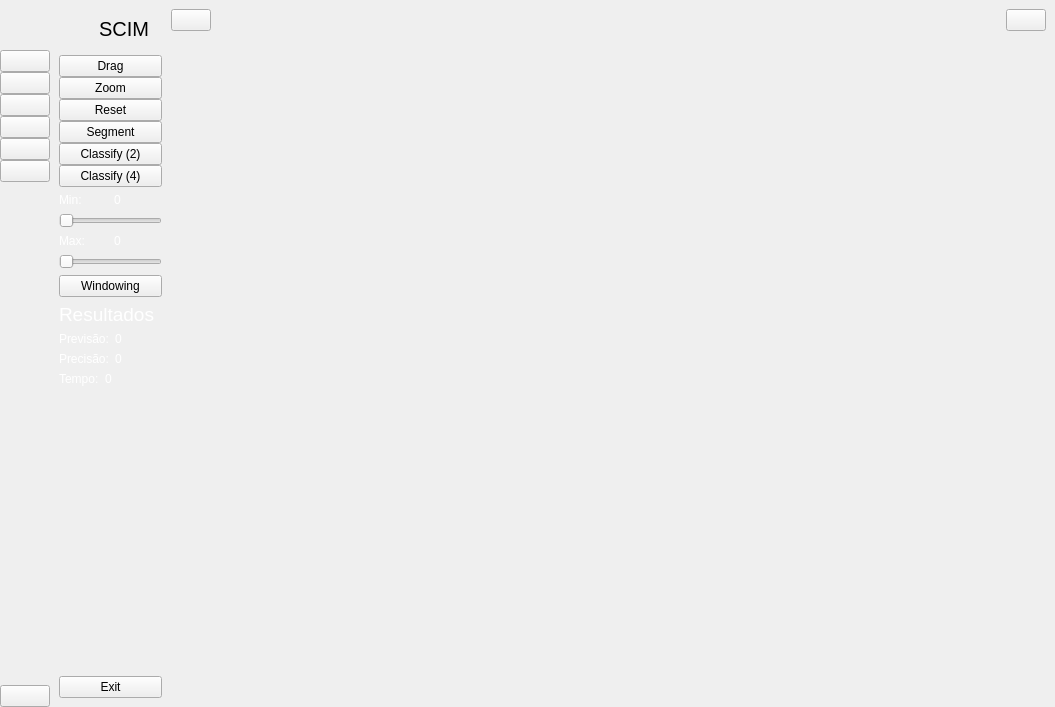
<?xml version="1.0" encoding="UTF-8"?>
<ui version="4.0">
 <class>MainWindow</class>
 <widget class="QMainWindow" name="MainWindow">
  <property name="geometry">
   <rect>
    <x>0</x>
    <y>0</y>
    <width>1055</width>
    <height>707</height>
   </rect>
  </property>
  <property name="windowTitle">
   <string>MainWindow</string>
  </property>
  <widget class="QWidget" name="centralwidget">
   <layout class="QGridLayout" name="gridLayout">
    <property name="leftMargin">
     <number>0</number>
    </property>
    <property name="topMargin">
     <number>0</number>
    </property>
    <property name="rightMargin">
     <number>0</number>
    </property>
    <property name="bottomMargin">
     <number>0</number>
    </property>
    <property name="spacing">
     <number>0</number>
    </property>
    <item row="0" column="0">
     <widget class="QWidget" name="icon_only_widget" native="true">
      <layout class="QVBoxLayout" name="verticalLayout_3">
       <property name="spacing">
        <number>0</number>
       </property>
       <property name="leftMargin">
        <number>0</number>
       </property>
       <property name="topMargin">
        <number>0</number>
       </property>
       <property name="rightMargin">
        <number>0</number>
       </property>
       <property name="bottomMargin">
        <number>0</number>
       </property>
       <item>
        <layout class="QHBoxLayout" name="horizontalLayout_3">
         <item>
          <widget class="QLabel" name="logo_label_1">
           <property name="minimumSize">
            <size>
             <width>50</width>
             <height>50</height>
            </size>
           </property>
           <property name="maximumSize">
            <size>
             <width>50</width>
             <height>50</height>
            </size>
           </property>
           <property name="text">
            <string/>
           </property>
           <property name="pixmap">
            <pixmap resource="resource.qrc">:/icon/icon/virus_check_mark_rib_cage_xray_icon_142198.ico</pixmap>
           </property>
           <property name="scaledContents">
            <bool>true</bool>
           </property>
          </widget>
         </item>
        </layout>
       </item>
       <item>
        <layout class="QVBoxLayout" name="verticalLayout">
         <property name="spacing">
          <number>0</number>
         </property>
         <item>
          <widget class="QPushButton" name="home_btn_1">
           <property name="text">
            <string/>
           </property>
           <property name="icon">
            <iconset resource="resource.qrc">
             <normaloff>:/icon/icon/drag-gray.ico</normaloff>
             <normalon>:/icon/icon/drag-white.ico</normalon>:/icon/icon/drag-gray.ico</iconset>
           </property>
           <property name="iconSize">
            <size>
             <width>25</width>
             <height>25</height>
            </size>
           </property>
           <property name="checkable">
            <bool>true</bool>
           </property>
           <property name="autoExclusive">
            <bool>true</bool>
           </property>
          </widget>
         </item>
         <item>
          <widget class="QPushButton" name="dashborad_btn_1">
           <property name="text">
            <string/>
           </property>
           <property name="icon">
            <iconset resource="resource.qrc">
             <normaloff>:/icon/icon/zoom-gray.ico</normaloff>
             <normalon>:/icon/icon/zoom-white.ico</normalon>:/icon/icon/zoom-gray.ico</iconset>
           </property>
           <property name="iconSize">
            <size>
             <width>25</width>
             <height>25</height>
            </size>
           </property>
           <property name="checkable">
            <bool>true</bool>
           </property>
           <property name="autoExclusive">
            <bool>true</bool>
           </property>
          </widget>
         </item>
         <item>
          <widget class="QPushButton" name="dashborad_btn_3">
           <property name="text">
            <string/>
           </property>
           <property name="icon">
            <iconset resource="resource.qrc">
             <normaloff>:/icon/icon/reset-undo-arrow-icon-149006.ico</normaloff>:/icon/icon/reset-undo-arrow-icon-149006.ico</iconset>
           </property>
           <property name="iconSize">
            <size>
             <width>18</width>
             <height>18</height>
            </size>
           </property>
           <property name="checkable">
            <bool>true</bool>
           </property>
           <property name="autoExclusive">
            <bool>true</bool>
           </property>
          </widget>
         </item>
         <item>
          <widget class="QPushButton" name="dashborad_btn_4">
           <property name="text">
            <string/>
           </property>
           <property name="icon">
            <iconset>
             <normaloff>:/icon/fullcut-cut-scissors-4720.ico</normaloff>:/icon/fullcut-cut-scissors-4720.ico</iconset>
           </property>
           <property name="iconSize">
            <size>
             <width>20</width>
             <height>20</height>
            </size>
           </property>
           <property name="checkable">
            <bool>true</bool>
           </property>
           <property name="autoExclusive">
            <bool>true</bool>
           </property>
          </widget>
         </item>
         <item>
          <widget class="QPushButton" name="dashborad_btn_5">
           <property name="text">
            <string/>
           </property>
           <property name="icon">
            <iconset>
             <normaloff>:/icon/class-data-icon-215939.ico</normaloff>:/icon/class-data-icon-215939.ico</iconset>
           </property>
           <property name="iconSize">
            <size>
             <width>25</width>
             <height>25</height>
            </size>
           </property>
           <property name="checkable">
            <bool>true</bool>
           </property>
           <property name="autoExclusive">
            <bool>true</bool>
           </property>
          </widget>
         </item>
         <item>
          <widget class="QPushButton" name="dashborad_btn_6">
           <property name="text">
            <string/>
           </property>
           <property name="icon">
            <iconset>
             <normaloff>:/icon/class-data-icon-215939.ico</normaloff>:/icon/class-data-icon-215939.ico</iconset>
           </property>
           <property name="iconSize">
            <size>
             <width>25</width>
             <height>25</height>
            </size>
           </property>
           <property name="checkable">
            <bool>true</bool>
           </property>
           <property name="autoExclusive">
            <bool>true</bool>
           </property>
          </widget>
         </item>
        </layout>
       </item>
       <item>
        <spacer name="verticalSpacer">
         <property name="orientation">
          <enum>Qt::Vertical</enum>
         </property>
         <property name="sizeHint" stdset="0">
          <size>
           <width>20</width>
           <height>375</height>
          </size>
         </property>
        </spacer>
       </item>
       <item>
        <widget class="QPushButton" name="exit_btn_1">
         <property name="text">
          <string/>
         </property>
         <property name="icon">
          <iconset resource="resource.qrc">
           <normaloff>:/icon/icon/close-window-64.ico</normaloff>
           <normalon>:/icon/close-window-64.ico</normalon>:/icon/icon/close-window-64.ico</iconset>
         </property>
         <property name="iconSize">
          <size>
           <width>20</width>
           <height>20</height>
          </size>
         </property>
        </widget>
       </item>
      </layout>
     </widget>
    </item>
    <item row="0" column="1">
     <widget class="QWidget" name="full_menu_widget" native="true">
      <property name="maximumSize">
       <size>
        <width>121</width>
        <height>16777215</height>
       </size>
      </property>
      <layout class="QVBoxLayout" name="verticalLayout_7">
       <item>
        <layout class="QHBoxLayout" name="horizontalLayout_2">
         <property name="spacing">
          <number>0</number>
         </property>
         <item>
          <widget class="QLabel" name="logo_label_2">
           <property name="minimumSize">
            <size>
             <width>40</width>
             <height>40</height>
            </size>
           </property>
           <property name="maximumSize">
            <size>
             <width>40</width>
             <height>40</height>
            </size>
           </property>
           <property name="text">
            <string/>
           </property>
           <property name="pixmap">
            <pixmap resource="resource.qrc">:/icon/icon/virus_check_mark_rib_cage_xray_icon_142198.ico</pixmap>
           </property>
           <property name="scaledContents">
            <bool>true</bool>
           </property>
          </widget>
         </item>
         <item>
          <widget class="QLabel" name="logo_label_3">
           <property name="font">
            <font>
             <pointsize>15</pointsize>
            </font>
           </property>
           <property name="text">
            <string>SCIM</string>
           </property>
          </widget>
         </item>
        </layout>
       </item>
       <item>
        <layout class="QVBoxLayout" name="verticalLayout_2">
         <property name="spacing">
          <number>0</number>
         </property>
         <item>
          <widget class="QPushButton" name="home_btn_2">
           <property name="text">
            <string>Drag</string>
           </property>
           <property name="icon">
            <iconset resource="resource.qrc">
             <normaloff>:/icon/icon/drag-gray.ico</normaloff>
             <normalon>:/icon/icon/drag-white.ico</normalon>:/icon/icon/drag-gray.ico</iconset>
           </property>
           <property name="iconSize">
            <size>
             <width>20</width>
             <height>20</height>
            </size>
           </property>
           <property name="checkable">
            <bool>true</bool>
           </property>
           <property name="autoExclusive">
            <bool>true</bool>
           </property>
          </widget>
         </item>
         <item>
          <widget class="QPushButton" name="dashborad_btn_2">
           <property name="text">
            <string>Zoom</string>
           </property>
           <property name="icon">
            <iconset resource="resource.qrc">
             <normaloff>:/icon/icon/zoom-gray.ico</normaloff>
             <normalon>:/icon/icon/zoom-white.ico</normalon>:/icon/icon/zoom-gray.ico</iconset>
           </property>
           <property name="iconSize">
            <size>
             <width>20</width>
             <height>20</height>
            </size>
           </property>
           <property name="checkable">
            <bool>true</bool>
           </property>
           <property name="autoExclusive">
            <bool>true</bool>
           </property>
          </widget>
         </item>
         <item>
          <widget class="QPushButton" name="reset_image">
           <property name="text">
            <string>Reset</string>
           </property>
           <property name="icon">
            <iconset resource="resource.qrc">
             <normaloff>:/icon/icon/reset-undo-arrow-icon-149006.ico</normaloff>
             <normalon>:/icon/reset-undo-arrow-icon-149006-white</normalon>:/icon/icon/reset-undo-arrow-icon-149006.ico</iconset>
           </property>
           <property name="iconSize">
            <size>
             <width>18</width>
             <height>18</height>
            </size>
           </property>
           <property name="checkable">
            <bool>true</bool>
           </property>
           <property name="autoExclusive">
            <bool>true</bool>
           </property>
          </widget>
         </item>
         <item>
          <widget class="QPushButton" name="segmentation">
           <property name="text">
            <string>Segment</string>
           </property>
           <property name="icon">
            <iconset>
             <normaloff>:/icon/fullcut-cut-scissors-4720.ico</normaloff>
             <normalon>:/icon/fullcut-cut-scissors-4720 (1).ico</normalon>:/icon/fullcut-cut-scissors-4720.ico</iconset>
           </property>
           <property name="checkable">
            <bool>true</bool>
           </property>
           <property name="autoExclusive">
            <bool>true</bool>
           </property>
          </widget>
         </item>
         <item>
          <widget class="QPushButton" name="classification">
           <property name="text">
            <string>Classify (2)</string>
           </property>
           <property name="icon">
            <iconset>
             <normaloff>:/icon/class-data-icon-215939.ico</normaloff>
             <normalon>:/icon/class-data-icon-215939 (1).ico</normalon>:/icon/class-data-icon-215939.ico</iconset>
           </property>
           <property name="checkable">
            <bool>true</bool>
           </property>
           <property name="autoExclusive">
            <bool>true</bool>
           </property>
          </widget>
         </item>
         <item>
          <widget class="QPushButton" name="classification_2">
           <property name="text">
            <string>Classify (4)</string>
           </property>
           <property name="icon">
            <iconset>
             <normaloff>:/icon/class-data-icon-215939.ico</normaloff>
             <normalon>:/icon/class-data-icon-215939 (1).ico</normalon>:/icon/class-data-icon-215939.ico</iconset>
           </property>
           <property name="checkable">
            <bool>true</bool>
           </property>
           <property name="autoExclusive">
            <bool>true</bool>
           </property>
          </widget>
         </item>
        </layout>
       </item>
       <item>
        <layout class="QVBoxLayout" name="verticalLayout_4">
         <item>
          <layout class="QHBoxLayout" name="horizontalLayout_5">
           <item>
            <widget class="QLabel" name="label_text_min">
             <property name="styleSheet">
              <string notr="true">color: white;</string>
             </property>
             <property name="text">
              <string>Min:</string>
             </property>
            </widget>
           </item>
           <item>
            <widget class="QLabel" name="label_min">
             <property name="styleSheet">
              <string notr="true">color: white;</string>
             </property>
             <property name="text">
              <string>0</string>
             </property>
            </widget>
           </item>
          </layout>
         </item>
         <item>
          <widget class="QSlider" name="horizontalSlider_min">
           <property name="maximum">
            <number>127</number>
           </property>
           <property name="pageStep">
            <number>1</number>
           </property>
           <property name="orientation">
            <enum>Qt::Horizontal</enum>
           </property>
           <property name="tickInterval">
            <number>1</number>
           </property>
          </widget>
         </item>
        </layout>
       </item>
       <item>
        <layout class="QVBoxLayout" name="verticalLayout_6">
         <item>
          <layout class="QHBoxLayout" name="horizontalLayout_6">
           <item>
            <widget class="QLabel" name="label_text_max">
             <property name="styleSheet">
              <string notr="true">color: white;</string>
             </property>
             <property name="text">
              <string>Max:</string>
             </property>
            </widget>
           </item>
           <item>
            <widget class="QLabel" name="label_max">
             <property name="styleSheet">
              <string notr="true">color: white;</string>
             </property>
             <property name="text">
              <string>0</string>
             </property>
            </widget>
           </item>
          </layout>
         </item>
         <item>
          <widget class="QSlider" name="horizontalSlider_max">
           <property name="minimum">
            <number>128</number>
           </property>
           <property name="maximum">
            <number>254</number>
           </property>
           <property name="pageStep">
            <number>1</number>
           </property>
           <property name="orientation">
            <enum>Qt::Horizontal</enum>
           </property>
           <property name="tickInterval">
            <number>1</number>
           </property>
          </widget>
         </item>
        </layout>
       </item>
       <item>
        <widget class="QPushButton" name="windowing">
         <property name="text">
          <string>Windowing</string>
         </property>
         <property name="checkable">
          <bool>true</bool>
         </property>
         <property name="autoExclusive">
          <bool>true</bool>
         </property>
        </widget>
       </item>
       <item>
        <widget class="QLabel" name="label_text_result">
         <property name="font">
          <font>
           <pointsize>14</pointsize>
          </font>
         </property>
         <property name="styleSheet">
          <string notr="true">color: white;</string>
         </property>
         <property name="text">
          <string>Resultados</string>
         </property>
         <property name="alignment">
          <set>Qt::AlignLeading|Qt::AlignLeft|Qt::AlignVCenter</set>
         </property>
        </widget>
       </item>
       <item>
        <layout class="QFormLayout" name="formLayout">
         <item row="0" column="1">
          <widget class="QLabel" name="accuracy">
           <property name="styleSheet">
            <string notr="true">color: white;</string>
           </property>
           <property name="text">
            <string>0</string>
           </property>
          </widget>
         </item>
         <item row="0" column="0">
          <widget class="QLabel" name="label_text_min_5">
           <property name="styleSheet">
            <string notr="true">color: white;</string>
           </property>
           <property name="text">
            <string>Previsão:</string>
           </property>
          </widget>
         </item>
        </layout>
       </item>
       <item>
        <layout class="QFormLayout" name="formLayout_2">
         <item row="0" column="0">
          <widget class="QLabel" name="label_text_min_6">
           <property name="styleSheet">
            <string notr="true">color: white;</string>
           </property>
           <property name="text">
            <string>Precisão:</string>
           </property>
          </widget>
         </item>
         <item row="0" column="1">
          <widget class="QLabel" name="precision">
           <property name="styleSheet">
            <string notr="true">color: white;</string>
           </property>
           <property name="text">
            <string>0</string>
           </property>
          </widget>
         </item>
        </layout>
       </item>
       <item>
        <layout class="QFormLayout" name="formLayout_3">
         <item row="0" column="0">
          <widget class="QLabel" name="label_text_min_7">
           <property name="styleSheet">
            <string notr="true">color: white;</string>
           </property>
           <property name="text">
            <string>Tempo:</string>
           </property>
          </widget>
         </item>
         <item row="0" column="1">
          <widget class="QLabel" name="f1score">
           <property name="styleSheet">
            <string notr="true">color: white;</string>
           </property>
           <property name="text">
            <string>0</string>
           </property>
          </widget>
         </item>
        </layout>
       </item>
       <item>
        <spacer name="verticalSpacer_2">
         <property name="orientation">
          <enum>Qt::Vertical</enum>
         </property>
         <property name="sizeHint" stdset="0">
          <size>
           <width>14</width>
           <height>269</height>
          </size>
         </property>
        </spacer>
       </item>
       <item>
        <widget class="QPushButton" name="exit_btn_2">
         <property name="text">
          <string>Exit</string>
         </property>
         <property name="icon">
          <iconset resource="resource.qrc">
           <normaloff>:/icon/icon/close-window-64.ico</normaloff>:/icon/icon/close-window-64.ico</iconset>
         </property>
         <property name="iconSize">
          <size>
           <width>14</width>
           <height>14</height>
          </size>
         </property>
        </widget>
       </item>
      </layout>
     </widget>
    </item>
    <item row="0" column="2">
     <widget class="QWidget" name="widget_3" native="true">
      <layout class="QVBoxLayout" name="verticalLayout_5">
       <property name="spacing">
        <number>0</number>
       </property>
       <property name="leftMargin">
        <number>0</number>
       </property>
       <property name="topMargin">
        <number>0</number>
       </property>
       <property name="rightMargin">
        <number>0</number>
       </property>
       <property name="bottomMargin">
        <number>0</number>
       </property>
       <item>
        <widget class="QWidget" name="widget" native="true">
         <property name="minimumSize">
          <size>
           <width>0</width>
           <height>40</height>
          </size>
         </property>
         <property name="maximumSize">
          <size>
           <width>16777215</width>
           <height>40</height>
          </size>
         </property>
         <layout class="QHBoxLayout" name="horizontalLayout_4">
          <property name="spacing">
           <number>0</number>
          </property>
          <property name="leftMargin">
           <number>0</number>
          </property>
          <property name="topMargin">
           <number>0</number>
          </property>
          <property name="rightMargin">
           <number>9</number>
          </property>
          <property name="bottomMargin">
           <number>0</number>
          </property>
          <item>
           <widget class="QPushButton" name="change_btn">
            <property name="text">
             <string/>
            </property>
            <property name="icon">
             <iconset resource="resource.qrc">
              <normaloff>:/icon/icon/menu-4-32.ico</normaloff>:/icon/icon/menu-4-32.ico</iconset>
            </property>
            <property name="iconSize">
             <size>
              <width>14</width>
              <height>14</height>
             </size>
            </property>
            <property name="checkable">
             <bool>true</bool>
            </property>
           </widget>
          </item>
          <item>
           <layout class="QHBoxLayout" name="horizontalLayout">
            <property name="spacing">
             <number>10</number>
            </property>
           </layout>
          </item>
          <item>
           <spacer name="horizontalSpacer_2">
            <property name="orientation">
             <enum>Qt::Horizontal</enum>
            </property>
            <property name="sizeHint" stdset="0">
             <size>
              <width>236</width>
              <height>20</height>
             </size>
            </property>
           </spacer>
          </item>
          <item>
           <widget class="QPushButton" name="user_btn">
            <property name="text">
             <string/>
            </property>
            <property name="icon">
             <iconset resource="resource.qrc">
              <normaloff>:/icon/icon/3643772-archive-archives-document-folder-open_113445.ico</normaloff>:/icon/icon/3643772-archive-archives-document-folder-open_113445.ico</iconset>
            </property>
           </widget>
          </item>
         </layout>
        </widget>
       </item>
       <item>
        <widget class="QWidget" name="widget_image" native="true"/>
       </item>
      </layout>
     </widget>
    </item>
   </layout>
  </widget>
 </widget>
 <resources>
  <include location="resource.qrc"/>
 </resources>
 <connections>
  <connection>
   <sender>change_btn</sender>
   <signal>toggled(bool)</signal>
   <receiver>icon_only_widget</receiver>
   <slot>setVisible(bool)</slot>
   <hints>
    <hint type="sourcelabel">
     <x>225</x>
     <y>29</y>
    </hint>
    <hint type="destinationlabel">
     <x>50</x>
     <y>362</y>
    </hint>
   </hints>
  </connection>
  <connection>
   <sender>change_btn</sender>
   <signal>toggled(bool)</signal>
   <receiver>full_menu_widget</receiver>
   <slot>setHidden(bool)</slot>
   <hints>
    <hint type="sourcelabel">
     <x>225</x>
     <y>31</y>
    </hint>
    <hint type="destinationlabel">
     <x>173</x>
     <y>257</y>
    </hint>
   </hints>
  </connection>
  <connection>
   <sender>home_btn_1</sender>
   <signal>toggled(bool)</signal>
   <receiver>home_btn_2</receiver>
   <slot>setChecked(bool)</slot>
   <hints>
    <hint type="sourcelabel">
     <x>27</x>
     <y>69</y>
    </hint>
    <hint type="destinationlabel">
     <x>72</x>
     <y>76</y>
    </hint>
   </hints>
  </connection>
  <connection>
   <sender>dashborad_btn_1</sender>
   <signal>toggled(bool)</signal>
   <receiver>dashborad_btn_2</receiver>
   <slot>setChecked(bool)</slot>
   <hints>
    <hint type="sourcelabel">
     <x>33</x>
     <y>100</y>
    </hint>
    <hint type="destinationlabel">
     <x>67</x>
     <y>99</y>
    </hint>
   </hints>
  </connection>
  <connection>
   <sender>home_btn_2</sender>
   <signal>toggled(bool)</signal>
   <receiver>home_btn_1</receiver>
   <slot>setChecked(bool)</slot>
   <hints>
    <hint type="sourcelabel">
     <x>70</x>
     <y>63</y>
    </hint>
    <hint type="destinationlabel">
     <x>41</x>
     <y>60</y>
    </hint>
   </hints>
  </connection>
  <connection>
   <sender>dashborad_btn_2</sender>
   <signal>toggled(bool)</signal>
   <receiver>dashborad_btn_1</receiver>
   <slot>setChecked(bool)</slot>
   <hints>
    <hint type="sourcelabel">
     <x>160</x>
     <y>99</y>
    </hint>
    <hint type="destinationlabel">
     <x>26</x>
     <y>90</y>
    </hint>
   </hints>
  </connection>
  <connection>
   <sender>exit_btn_2</sender>
   <signal>clicked()</signal>
   <receiver>MainWindow</receiver>
   <slot>close()</slot>
   <hints>
    <hint type="sourcelabel">
     <x>187</x>
     <y>648</y>
    </hint>
    <hint type="destinationlabel">
     <x>284</x>
     <y>606</y>
    </hint>
   </hints>
  </connection>
  <connection>
   <sender>exit_btn_1</sender>
   <signal>clicked()</signal>
   <receiver>MainWindow</receiver>
   <slot>close()</slot>
   <hints>
    <hint type="sourcelabel">
     <x>34</x>
     <y>659</y>
    </hint>
    <hint type="destinationlabel">
     <x>47</x>
     <y>626</y>
    </hint>
   </hints>
  </connection>
 </connections>
</ui>
